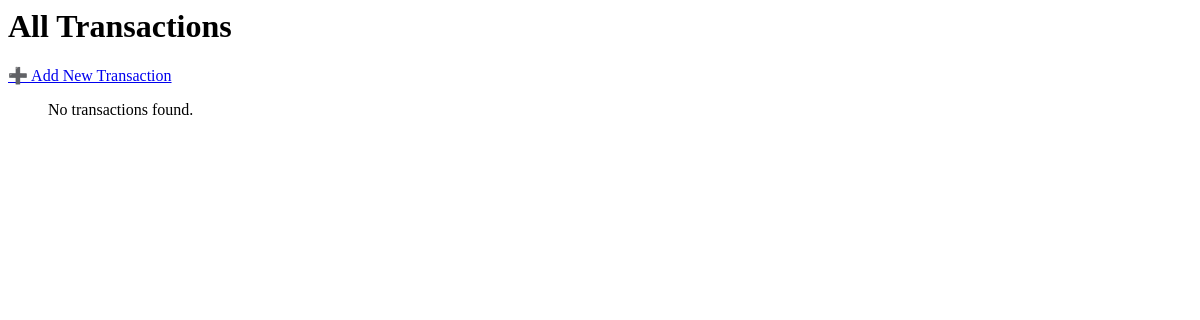
/transactions/list/ (signed in), run on an earlier commit of the app's database.
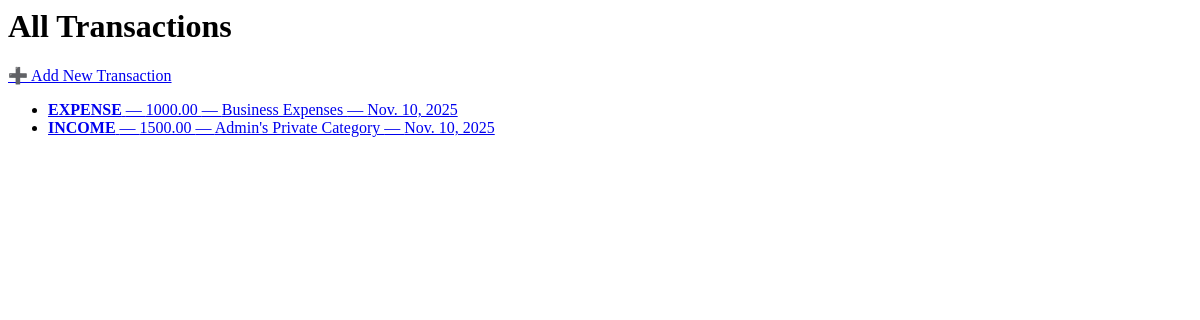
And on a later commit of the database.
### transactions/models.py (models this page shows, shortened)
class Transaction(models.Model):
    TRANSACTION_TYPES = (
        ('INCOME', 'Income'),
        ('EXPENSE', 'Expense'),
    )
    category = models.ForeignKey(Category, on_delete=models.CASCADE, related_name="transactions")
    user = models.ForeignKey(User, on_delete=models.CASCADE, related_name="transactions", null=True, blank=True)
    amount = models.DecimalField(max_digits=12, decimal_places=2)
    transaction_type = models.CharField(max_length=10, choices=TRANSACTION_TYPES)
    date = models.DateField()
    note = models.CharField(max_length=255, blank=True)
    created_at = models.DateTimeField(auto_now_add=True)

class Category(models.Model):
    user = models.ForeignKey(User, on_delete=models.CASCADE, related_name="categories")
    name = models.CharField(max_length=100)
    description = models.TextField(blank=True)
    created_at = models.DateTimeField(auto_now_add=True)
    class Meta:
        unique_together = ('name', 'user')   # ⬅ ensures unique category names per user
        verbose_name_plural = "Categories"

### transactions/views.py (the view)
# urls.py: path('list/', TransactionListView.as_view(), name='transaction_list'),
class TransactionListView(LoginRequiredMixin, ListView):
    model = Transaction
    template_name = "transactions/transaction_list.html"
    context_object_name = "transactions"
    ordering = ["-date"]  # newest first
    def get_queryset(self):
        return Transaction.objects.filter(user=self.request.user).order_by("-date")

### transactions/templates/transactions/transaction_list.html
<h1>All Transactions</h1>
<a href="{% url 'add_transaction' %}">➕ Add New Transaction</a>
<ul>
    {% for t in transactions %}
    <li>
        <a href="{% url 'transaction_detail' t.pk %}">
            <strong>{{ t.transaction_type }}</strong> —
            {{ t.amount }} —
            {{ t.category.name }} —
            {{ t.date }}
        </a>
    </li>
    {% empty %}
    <p>No transactions found.</p>
    {% endfor %}
</ul>

What changed in the data, as far as the page shows it:
added Transaction: transaction_type "EXPENSE", amount "1000.00", category.name "Business Expenses", date "Nov. 10, 2025"
added Transaction: transaction_type "INCOME", amount "1500.00", category.name "Admin's Private Category", date "Nov. 10, 2025"
Also different on the page:
text no longer shown: "No transactions found."
